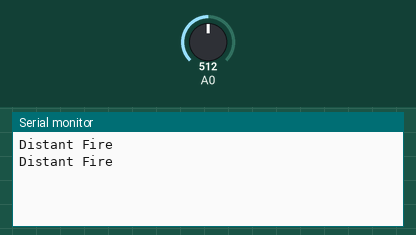
The sketch below on a simulated Arduino Uno, built with avr-gcc and run on an emulated ATmega328P. Parts: the last lines printed to the serial monitor. Inputs (shaded band) come from the test bench; at power-on: A0 = 512.

Above: at 1.8 s.
1.9 s: A0 set to 670
At 2.3 s:
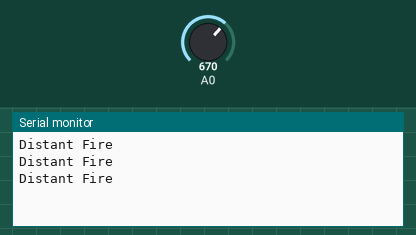
3.4 s: A0 set to 689
At 4.8 s:
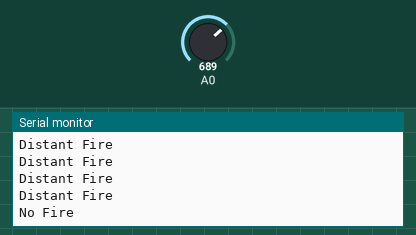

Measured:
- the behaviour switches between 682 and 683 on A0 (found by bisection; images 1 and 2)
- after the input at 3.4 s, the serial monitor: prints a new line after 0.60 s (image 2)

The sketch:

Flame_Sensor.ino
```cpp
const int sensormin = 0;
const int sensormax = 1024;


void setup() {
  // put your setup code here, to run once:
  Serial.begin(9600);
}

void loop() {
  // put your main code here, to run repeatedly:
  int sensorReading = analogRead(A0);
  int range = map(sensorReading ,sensormin ,sensormax, 0 ,3);

  switch(range){
    case 0:
    Serial.println("** Close Fire **");
    break;
    case 1:
    Serial.println("Distant Fire");
    break;
    case 2:
    Serial.println("No Fire");
    break;
  }
  delay(1000);
}
```
